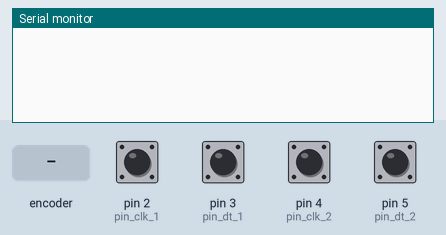
This sketch was run on a simulated Arduino Uno, built with avr-gcc and run on an emulated ATmega328P. On the bench: the last lines printed to the serial monitor. The test bench sets the inputs (shaded band); at power-on: pin 2 (pin_clk_1), pin 3 (pin_dt_1), pin 4 (pin_clk_2), pin 5 (pin_dt_2) HIGH.

Above: at 1.2 s.
1.3 s: rotary encoder on pin 2 (pin_clk_1) / pin 3 (pin_dt_1) turned 1 step (first pin leading)
At 2.4 s:
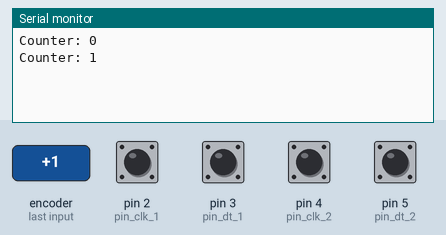
3.0 s: rotary encoder on pin 2 (pin_clk_1) / pin 3 (pin_dt_1) turned 1 step (first pin leading)
At 3.7 s:
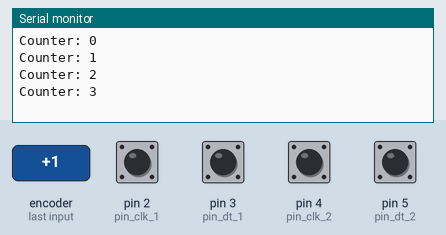
Timing chart, 0 to 6.0 s (numbered marks = the images above; inputs shaded):
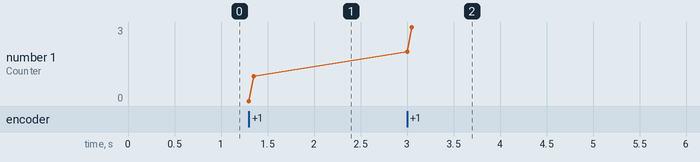

The sketch:

sketch_jan29e.ino
```cpp
// Mendefinisikan pin untuk encoder 1
const int pin_clk_1 = 2;
const int pin_dt_1 = 3;

// Mendefinisikan pin untuk encoder 2
const int pin_clk_2 = 4;
const int pin_dt_2 = 5;

// Inisialisasi variabel counter
int counter = 0;
int last_counter_1 = 0;
int last_counter_2 = 0;

void setup() {
  // Mengatur pin sebagai input
  pinMode(pin_clk_1, INPUT);
  pinMode(pin_dt_1, INPUT);
  pinMode(pin_clk_2, INPUT);
  pinMode(pin_dt_2, INPUT);

  // Mengaktifkan pull-up resistor
  digitalWrite(pin_clk_1, HIGH);
  digitalWrite(pin_dt_1, HIGH);
  digitalWrite(pin_clk_2, HIGH);
  digitalWrite(pin_dt_2, HIGH);

  // Memulai serial communication
  Serial.begin(9600);

  // Attach interrupt untuk encoder 1
  attachInterrupt(digitalPinToInterrupt(pin_clk_1), updateCounter, CHANGE);

  // Attach interrupt untuk encoder 2
  attachInterrupt(digitalPinToInterrupt(pin_clk_2), updateCounter, CHANGE);
}

void loop() {
  // Tidak ada yang perlu dilakukan di loop utama
}

void updateCounter() {
  int clk_1 = digitalRead(pin_clk_1);
  int dt_1 = digitalRead(pin_dt_1);
  int clk_2 = digitalRead(pin_clk_2);
  int dt_2 = digitalRead(pin_dt_2);

  if ((clk_1 != dt_1) && (clk_2 != dt_2)) {
    return; // Keduanya berputar, keluar dari fungsi
  }

  if (digitalPinToInterrupt(pin_clk_1) == digitalPinToInterrupt(pin_clk_1)) {
    if (clk_1 != last_counter_1) {
      if (dt_1 != clk_1) {
        counter++;
      } else {
        counter--;
      }
    }
    last_counter_1 = clk_1;
  } else if (digitalPinToInterrupt(pin_clk_2) == digitalPinToInterrupt(pin_clk_2)) {
    if (clk_2 != last_counter_2) {
      if (dt_2 != clk_2) {
        counter++;
      } else {
        counter--;
      }
    }
    last_counter_2 = clk_2;
  }

  Serial.print("Counter: ");
  Serial.println(counter);
}
```

Measured:
- after the input at 1.3 s, the serial monitor: prints a new line at once (image 1)
- after the input at 3.0 s, the serial monitor: prints a new line at once (image 2)
- plotted number 1: 1 → 3 after the input at 3.0 s
